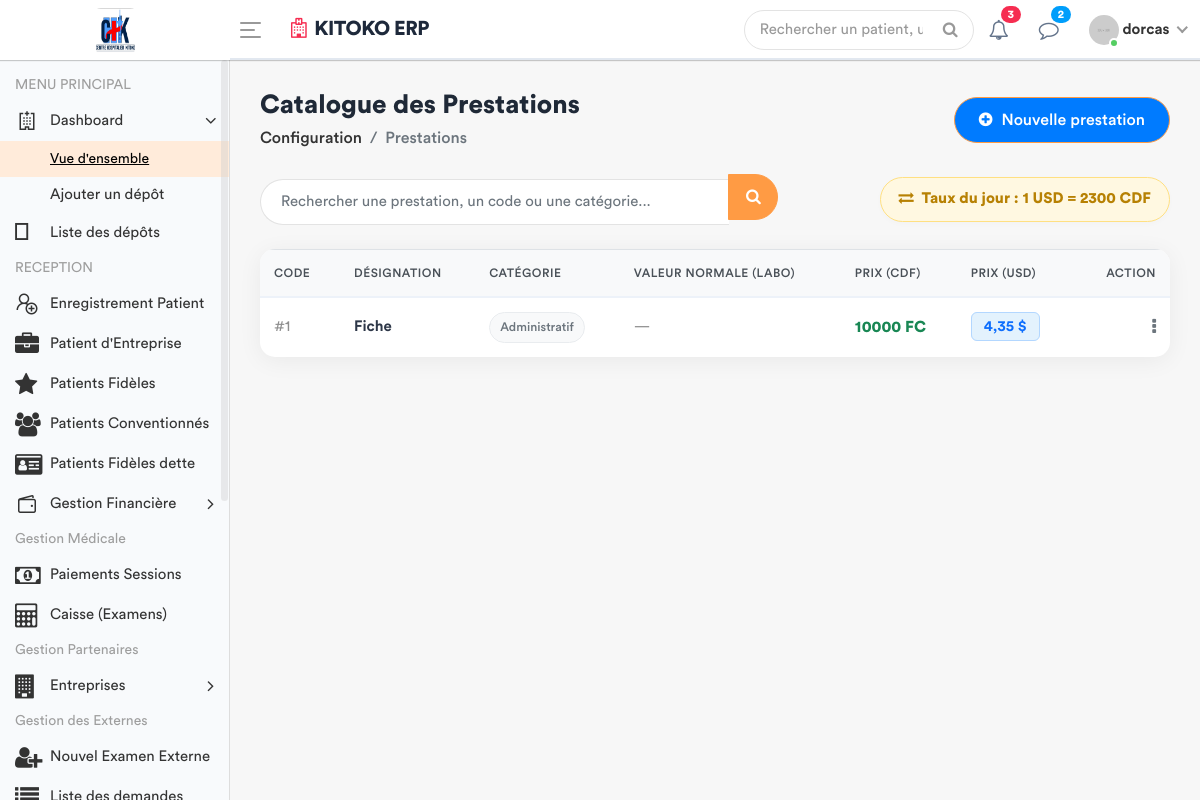
Screenshot of /prestations/ (signed in) with the database file from the repository.
### apps/models.py (models this page shows, shortened)
class ConfigurationHopital(models.Model):
    taux_usd_en_cdf = models.DecimalField(
        max_digits=10,
        decimal_places=2,
        default=Decimal('2500.00'),  # prix par défaut en CDF
        help_text="Nombre de Francs Congolais (CDF) pour 1 USD"
    )
    derniere_mise_a_jour = models.DateTimeField(auto_now=True)
    class Meta:
        verbose_name = "Configuration du Taux"
        verbose_name_plural = "Configuration du Taux"

class Prestation(models.Model):
    CATEGORIES = [
        ('ADM', 'Administratif'),
        ('CONS', 'Consultation'),
        ('LABO', 'Laboratoire'),
        ('SOIN', 'Soins'),
        ('ECHO', 'Échographie'),
        ('RADIO', 'Radiologie'),
        ('SCAN', 'Scanner'),
        ('IRM', 'IRM'),
        ('CARDIO', 'Cardiographie'),
        ('GYNECO', 'Gynécographie'),
        ('ONCO', 'Oncologie'),
        ('ORTHO', 'Orthopédie'),
        ('DERMA', 'Dermatologie'),
        ('OPHTA', 'Ophtalmologie'),
        ('PSY', 'Psychiatrie'),
        ('KINE', 'Rééducation / Kinésithérapie'),
        ('MED', 'Acte Médical'),
        ('CHIR', 'Acte Chirurgical'),
        ('CONS_MAT', 'Consultation Maternité'),
        ('MAT', 'Forfait Maternité / Accouchement'),
    ]
    libelle = models.CharField(max_length=200, verbose_name="Libellé")
    categorie = models.CharField(max_length=10, choices=CATEGORIES, verbose_name="Catégorie")
    prix = models.DecimalField(
        max_digits=12,
        decimal_places=2,
        default=Decimal('0.00'),
        verbose_name="Prix (CDF)"
    )
    valeur_normale = models.CharField(
        max_length=150,
        blank=True,
        null=True,
        verbose_name="Valeur Normale / Référence (Labo uniquement)",
        help_text="Ex: 70-110 mg/dl, Négatif, etc."
    )
    class Meta:
        verbose_name = "Prestation"
        verbose_name_plural = "Prestations"

### apps/views.py (the view)
# urls.py: path('prestations/', views.gestion_prestations, name='gestion_prestations'),
@login_required
def gestion_prestations(request):
    query = request.GET.get('q')
    if query:
        prestations_list = Prestation.objects.filter(
            Q(libelle__icontains=query) | Q(categorie__icontains=query)
        ).order_by('libelle')
    else:
        prestations_list = Prestation.objects.all().order_by('libelle')
    config = ConfigurationHopital.objects.first()
    taux_valeur = config.taux_usd_en_cdf if config else Decimal('2500.00')
    if not isinstance(taux_valeur, Decimal):
        taux = Decimal(str(taux_valeur))
    else:
        taux = taux_valeur
    paginator = Paginator(prestations_list, 10)
    page_number = request.GET.get('page')
    prestations_obj = paginator.get_page(page_number)
    for item in prestations_obj:
        prix_cdf = item.prix  # maintenant en CDF
        if not isinstance(prix_cdf, Decimal):
            prix_cdf = Decimal(str(prix_cdf)) if prix_cdf is not None else Decimal('0')
        item.prix_usd = prix_cdf / taux if taux else Decimal('0')
    if request.method == 'POST':
        form = PrestationForm(request.POST)
        if form.is_valid():
            form.save()
            messages.success(request, "La prestation a été ajoutée avec succès.")
            return redirect('gestion_prestations')
    else:
        form = PrestationForm()
    role = Fonction.objects.filter(userKey=request.user).first()
    fonctionKey = role.fonctionKey.roleName if role and role.fonctionKey else None
    categories_list = Prestation._meta.get_field('categorie').choices
    context = {
        'prestations': prestations_obj,
        'form': form,
        'taux': taux,
        'fonctionKey': fonctionKey,
        'categories_list': categories_list,
    }
    return render(request, 'back-end/prestation/list_prestation.html', context)

### apps/forms.py (shortened to what this page needs)
class PrestationForm(forms.ModelForm):
    class Meta:
        model = Prestation
        fields = ['libelle', 'categorie', 'prix', 'valeur_normale']
        labels = {
            'prix': 'Prix (CDF)',
        }
        help_texts = {
            'prix': 'Prix de la prestation en Francs Congolais (CDF).',
        }
        widgets = {
            'libelle': forms.TextInput(attrs={
                'class': 'form-control',
                'placeholder': 'Ex: Goutte Épaisse'
            }),
            'categorie': forms.Select(attrs={
                'class': 'form-control',
                'id': 'id_categorie'
            }),
            'prix': forms.NumberInput(attrs={
                'class': 'form-control',
                'step': '0.01'
            }),
            'valeur_normale': forms.TextInput(attrs={
                'class': 'form-control',
                'placeholder': 'Ex: 70-110 mg/dl ou Négatif',
                'id': 'id_valeur_normale'
            }),
        }

### apps/templates/back-end/prestation/list_prestation.html (shortened to what this page needs)
<!DOCTYPE html>
{% load static %}
<html lang="fr">
    <head>
        {% include 'back-end/includes/css.html' %}
    </head>
    <body>
        <div class="main-wrapper">
            {% include 'back-end/includes/header.html' %}
            {% include 'back-end/includes/sidebar.html' %}
            <div class="page-wrapper">
                <div class="content container-fluid">
                    <div class="page-header mb-4">
                        <div class="row align-items-center">
                            <div class="col-12 col-md-8 mb-3 mb-md-0">
                                <h3 class="page-title" style="font-weight: 700; color: #1f2937;">Catalogue des Prestations</h3>
                                <ul class="breadcrumb" style="background: transparent; padding: 0;">
                                    <li class="breadcrumb-item"><a href="#">Configuration</a></li>
                                    <li class="breadcrumb-item active">Prestations</li>
                                </ul>
                            </div>
                            <div class="col-12 col-md-4 text-md-right">
                                <a href="#" class="btn add-btn" data-toggle="modal" data-target="#add_prestation">
                                    <i class="fa fa-plus-circle"></i> Nouvelle prestation
                                </a>
                            </div>
                        </div>
                    </div>
                    <div class="row mb-4 align-items-center">
                        <div class="col-12 col-md-7 search-wrapper">
                            <form method="GET" action="{% url 'gestion_prestations' %}" class="input-group">
                                <input type="text" name="q" class="form-control search-box" placeholder="Rechercher une prestation, un code ou une catégorie..." value="{{ request.GET.q|default:'' }}">
                                <div class="input-group-append">
                                    <button class="btn btn-primary search-btn" type="submit">
                                        <i class="fa fa-search"></i>
                                    </button>
                                </div>
                            </form>
                        </div>
                        <div class="col-12 col-md-5 text-md-right mt-3 mt-md-0">
                            <div class="d-inline-block taux-info">
                                <i class="fa fa-exchange mr-1"></i>
                                <strong>Taux du jour : 1 USD = {{ taux|floatformat:0 }} CDF</strong>
                            </div>
                        </div>
                    </div>
                    <div class="row">
                        <div class="col-md-12">
                            <div class="card card-table">
                                <div class="card-body p-0">
                                    <div class="table-responsive">
                                        <table class="table table-hover mb-0">
                                            <thead>
                                                <tr>
                                                    <th style="width: 80px;">Code</th>
                                                    <th>Désignation</th>
                                                    <th>Catégorie</th>
                                                    <th>Valeur Normale (Labo)</th>
                                                    <th>Prix (CDF)</th>
                                                    <th>Prix (USD)</th>
                                                    <th class="text-right" style="width: 100px;">Action</th>
                                                </tr>
                                            </thead>
                                            <tbody>
                                                {% for item in prestations %}
                                                <tr>
                                                    <td><span class="text-muted">#{{ item.id }}</span></td>
                                                    <td><span style="font-weight: 600; color: #2d3748;">{{ item.libelle }}</span></td>
                                                    <td>
                                                        {% if item.categorie == 'LABO' %}
                                                            <span class="cat-badge cat-labo">{{ item.get_categorie_display }}</span>
                                                        {% elif item.categorie == 'CONS' or item.categorie == 'CONSULTATION' %}
                                                            <span class="cat-badge cat-consult">{{ item.get_categorie_display }}</span>
                                                        {% elif item.categorie == 'IMAG' or item.categorie == 'IMAGERIE' %}
                                                            <span class="cat-badge cat-imagerie">{{ item.get_categorie_display }}</span>
                                                        {% else %}
                                                            <span class="cat-badge cat-default">{{ item.get_categorie_display }}</span>
                                                        {% endif %}
                                                    </td>
                                                    <td>
                                                        {% if item.valeur_normale %}
                                                            <span class="text-valeur-normale">{{ item.valeur_normale }}</span>
                                                        {% else %}
                                                            <span class="text-muted">—</span>
                                                        {% endif %}
                                                    </td>
                                                    <td>
                                                        <span class="text-cdf">{{ item.prix|floatformat:0 }} FC</span>
                                                    </td>
                                                    <td>
                                                        <span class="badge-usd">{{ item.prix_usd|floatformat:2 }} $</span>
                                                    </td>
                                                    <td class="text-right">
                                                        <div class="dropdown dropdown-action">
                                                            <a href="#" class="action-icon dropdown-toggle" data-toggle="dropdown" aria-expanded="false" style="color: #6c757d;"><i class="fa fa-ellipsis-v"></i></a>
                                                        </div>
                                                    </td>
                                                </tr>
                                                {% endfor %}
                                            </tbody>
                                        </table>
                                    </div>
                                </div>
                            </div>
                        </div>
                    </div>
                </div>
            </div>
        </div>
    </body>
</html>

### apps/templates/back-end/includes/header.html (shortened to what this page needs)
{% load static %}
<div class="header" style="background: #ffffff; border-bottom: 2px solid #e2e8f0;">
    <div class="header-left" style="background: #ffffff;">
        <a href="{% url 'home' %}" class="logo">
            <img src="{% static 'front-end/assets/images/banner/logo2.jpg' %}" width="45" height="45" alt="Moyanoli" style="border-radius: 8px;">
        </a>
    </div>
    <a id="toggle_btn" href="javascript:void(0);" style="color: #007bff;">
        <span class="bar-icon">
            <span></span>
            <span></span>
            <span></span>
        </span>
    </a>
    <div class="page-title-box">
        <h3 style="color: #1e293b; font-weight: 700; letter-spacing: -0.5px;">
            <i class="fa fa-hospital-o text-danger mr-2"></i>KITOKO ERP
        </h3>
    </div>
    <ul class="nav user-menu">
        <li class="nav-item">
            <div class="top-nav-search">
                <form action="#">
                    <input class="form-control" type="text" placeholder="Rechercher un patient, un dossier...">
                    <button class="btn" type="submit"><i class="fa fa-search"></i></button>
                </form>
            </div>
        </li>
        <li class="nav-item dropdown">
            <a href="#" class="dropdown-toggle nav-link" data-toggle="dropdown">
                <i class="fa fa-bell-o" style="color: #64748b;"></i> <span class="badge badge-pill bg-danger">3</span>
            </a>
        </li>
        <li class="nav-item dropdown">
            <a href="#" class="dropdown-toggle nav-link" data-toggle="dropdown">
                <i class="fa fa-comment-o" style="color: #64748b;"></i> <span class="badge badge-pill bg-info">2</span>
            </a>
        </li>
        <li class="nav-item dropdown has-arrow main-drop">
            <a href="#" class="dropdown-toggle nav-link" data-toggle="dropdown">
                <span class="user-img">
                    <img src="{% static 'back-end/assets/img/profiles/avatar-21.jpg' %}" alt="">
                    <span class="status online"></span>
                </span>
                <span style="font-weight: 600;">{{ user.username }}</span>
            </a>
        </li>
    </ul>
</div>

### apps/templates/back-end/prestation/list_prestation.html (style rules this page uses)
.card-table { border-radius: 15px; border: none; box-shadow: 0 4px 24px rgba(0,0,0,0.06); overflow: hidden; }
.table thead th { background-color: #f8f9fa; text-transform: uppercase; font-size: 0.75rem; letter-spacing: 0.5px; border-bottom: 2px solid #edf2f9; color: #495057; padding: 14px; }
.table tbody td { vertical-align: middle; padding: 14px; }
.badge-usd { background-color: #e3f2fd; color: #0d6efd; border: 1px solid #b3d7ff; padding: 6px 12px; font-weight: 600; border-radius: 6px; }
.text-cdf { color: #198754; font-weight: bold; font-size: 1.05em; }
.taux-info { background: #fff8e1; border: 1px solid #ffe082; color: #b78103; padding: 10px 18px; border-radius: 50px; font-size: 0.95rem; box-shadow: 0 2px 6px rgba(0,0,0,0.02); }
.cat-badge { font-size: 0.82em; padding: 5px 10px; border-radius: 30px; font-weight: 500; display: inline-block; }
.cat-default { background-color: #f8f9fa; color: #6c757d; border: 1px solid #e9ecef; }
.add-btn { background-color: #007bff; color: white; border-radius: 50px; padding: 10px 24px; font-weight: 500; transition: all 0.2s; }
.search-box { border-radius: 30px 0 0 30px; border-right: none; padding-left: 20px; height: 46px; width: 100%; }
.search-btn { border-radius: 0 30px 30px 0; width: 50px; height: 46px; }

### rows the page displays
ConfigurationHopital: taux_usd_en_cdf "2300"
Prestation: id "1", libelle "Fiche", categorie "Administratif", prix "10000", prix_usd "4,35"

### other values shown
{{ user.username }} "dorcas"
